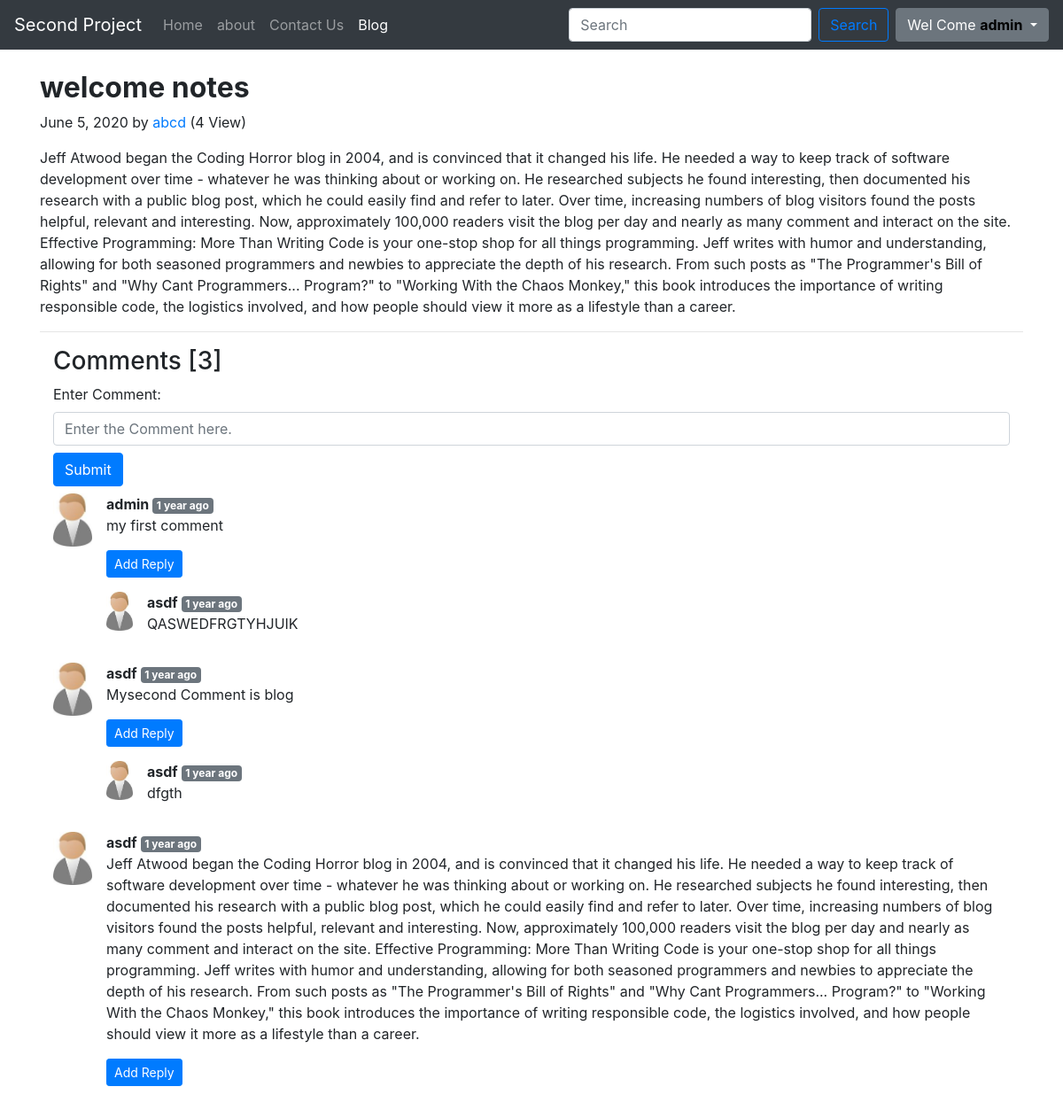
Page /blog/first-blog/ (signed in) on the committed database.
### blog/models.py (models this page shows, shortened)
class Blog(models.Model):
	post_id = models.AutoField(primary_key=True)
	autore_name= models.CharField(max_length=100)
	title = models.CharField(max_length=250)
	desc = RichTextUploadingField()
	views = models.IntegerField(default=0)
	slug = models.CharField(max_length = 130)
	pub_date = models.DateField(blank=True)

class BlogComment(models.Model):
	sr_no= models.AutoField(primary_key = True)
	comment= models.TextField()
	user=models.ForeignKey(User,on_delete=models.CASCADE)
	post=models.ForeignKey(Blog,on_delete=models.CASCADE)
	parent = models.ForeignKey('self' , on_delete=models.CASCADE,null=True)
	timestamp=models.DateTimeField(default=now)
	def __str__(self):
		return self.comment[:10]

### blog/views.py (the view, shortened to what this page needs)
# urls.py: path('<str:slug>/', views.blogpost,name='BlogPost'),
def blogpost(request,slug):
	if request.session.has_key('username'):
		post = Blog.objects.filter(slug=slug).first()
		post.views = post.views + 1
		post.save()
		comment = BlogComment.objects.filter(post=post,parent=None)
		reply_comment = BlogComment.objects.filter(post=post).exclude(parent=None)
		replyDict = {}
		for reply in reply_comment:
			if reply.parent.sr_no not in replyDict.keys():
				replyDict[reply.parent.sr_no] =[reply]
			else:
				replyDict[reply.parent.sr_no].append(reply)
		print(replyDict)
		context = { "post" :post , "comments" : comment ,"reply_comment":replyDict, 'udata' : request.session['username']}
		return render(request , "blog/blogpost.html", context)

### blog/templatetags/extras.py (called while the page is built)
@register.filter(name='get_val')
def get_val(dict , key):
	return dict.get(key)

### templates/blog/blogpost.html (shortened to what this page needs)
{% extends 'Home/header.html' %}
{% block blogactive %} active {% endblock blogactive %}
{% load static %}
{% load humanize %}
{% load extras %}
{% block body%}
 <div class="container my-4">
 	<div class="blog-post">
        <h2 class="blog-post-title"><strong>{{ post.title }}</strong></h2>
        <p class="blog-post-meta">{{ post.pub_date }} by <a href="#">{{ post.autore_name }}</a> (<span>{{post.views}} View</span>)</p>
        <p> {{ post.desc|safe }} </p>
      </div>
      <hr>
      <div class="container">
      <h3>Comments [{{ comments|length }}]</h3>
      {% if udata %}
      	<form action="/blog/postComment" method="post"> {% csrf_token %}
      		<label for="inputPassword5">Enter Comment:</label>
			<input type="text" id="comment" name="comment" class="form-control mb-2" placeholder="Enter the Comment here.">
      		<button type="submit" class="btn btn-primary">Submit</button>
      	</form>
      {% else %}
      		<div class="container">
      			<strong>If You Want to Add Comment This Post,First Login Then Comment..</strong>
      		</div>
      		<hr>
      {% endif %}
      	{% for comment in comments %}
      		<div class="media my-2">
			  <img src="/static/img/person.jpg" class="mr-3"  style="width: 44px" alt="noimage">
			  <div class="media-body">
			  	<div class="mt-0" > <strong>{{comment.user}} </strong><span class="badge badge-secondary"> {{ comment.timestamp | naturaltime }}</span></div>
			    <p &nbsp;> {{comment.comment}}</p>
			    <div class="replay mx-0">
			    	{% if udata %}
			    	<p>
			  <button class="btn btn-primary btn-sm" type="button" data-toggle="collapse" data-target="#replybox{{comment.sr_no}}" aria-expanded="false" aria-controls="replybox{{comment.sr_no}}">
    Add Reply
  </button>
</p>
{% else %}
<p>
			  <button class="btn btn-primary btn-sm" type="button" data-toggle="collapse" data-target="#replybox{{comment.sr_no}}" aria-expanded="false" aria-controls="replybox{{comment.sr_no}}" disabled="">
    Login For Reply
  </button></p>
{% endif %}
{% for r_comment in reply_comment|get_val:comment.sr_no %}
<div class="row mx-0 my-2">
	<img src="/static/img/person.jpg" class="mr-3"  style="width: 30px;height: 44px;" alt="noimage">
			  <div class="media-body">
			  	<div class="mt-0" > <strong>{{r_comment.user}} </strong><span class="badge badge-secondary"> {{ r_comment.timestamp | naturaltime }}</span></div>
			    <p &nbsp;> {{r_comment.comment}}</p>
</div>
			    </div>
			    {% endfor %}
			  </div>
			</div>
      </div>
      	{% endfor %}
 </div>
{% endblock%}

### templates/home/header.html (shortened to what this page needs)
<!doctype html>
<html lang="en">
<head>
    <link rel="stylesheet" href="https://stackpath.bootstrapcdn.com/bootstrap/4.2.1/css/bootstrap.min.css">
</head>
<body>
    <nav class="navbar navbar-expand-lg navbar-dark bg-dark">
        <a class="navbar-brand" href="">Second Project</a>
        <div class="collapse navbar-collapse" id="navbarSupportedContent">
            <ul class="navbar-nav mr-auto">
                <li class="nav-item  {% block homeactive %} {% endblock homeactive %}">
                    <a class="nav-link" href="/">Home <span class="sr-only">(current)</span></a>
                </li>
                <li class="nav-item {% block aboutactive %} {% endblock aboutactive %} ">
                    <a class="nav-link" href="/about">about</a>
                </li>
                <li class="nav-item {% block contactactive %} {% endblock contactactive %} ">
                    <a class="nav-link" href="/contact">Contact Us</a>
                </li>
                <li class="nav-item {% block blogactive %} {% endblock blogactive %} ">
                    <a class="nav-link" href="/blog">Blog</a>
                </li>
            </ul>
            <form class="form-inline my-2 my-lg-0" method="get" action="/search">
                <input class="form-control mr-sm-2" type="search" placeholder="Search" aria-label="Search" id="search" name="search">
                <button class="btn btn-outline-primary my-2 mr-2 my-sm-0" type="submit">Search</button>
            </form>
             {% if udata %}
                <ul class="navbar-nav ">
                    <li class="nav-item dropdown">
                        <button class="btn btn-secondary dropdown-toggle" type="button" id="dropdownMenu2" data-toggle="dropdown" aria-haspopup="true" aria-expanded="false">
    Wel Come <b style="color: #000"> {{ udata }}</b>
  </button>
                    </li>
                </ul>
{% endif %}
        </div>
    </nav>
    {% block body%} {% endblock%}
</body>
</html>

### rows in the picture
Blog: title "welcome notes", pub_date "June 5, 2020", autore_name "abcd", views "4", desc "Jeff Atwood began the Coding Horror blog in 2004, and is convinced that it changed his life. He needed a way to keep track of software development over time - whatever he was thinking about or working on. He researched subjects he found interesting, then documented his research with a public blog post, which he could easily find and refer to later. Over time, increasing numbers of blog visitors found the posts helpful, relevant and interesting. Now, approximately 100,000 readers visit the blog per day and nearly as many comment and interact on the site. Effective Programming: More Than Writing Code is your one-stop shop for all things programming. Jeff writes with humor and understanding,…"
BlogComment: user "admin", timestamp "1 year ago", comment "my first comment"
BlogComment: user "asdf", timestamp "1 year ago", comment "QASWEDFRGTYHJUIK"
BlogComment: user "asdf", timestamp "1 year ago", comment "Mysecond Comment is blog"
BlogComment: user "asdf", timestamp "1 year ago", comment "dfgth"
BlogComment: user "asdf", timestamp "1 year ago", comment "Jeff Atwood began the Coding Horror blog in 2004, and is convinced that it changed his life. He needed a way to keep track of software development over time - whatever he was thinking about or working on. He researched subjects he found interesting, then documented his research with a public blog post, which he could easily find and refer to later. Over time, increasing numbers of blog visitors found the posts helpful, relevant and interesting. Now, approximately 100,000 readers visit the blog per day and nearly as many comment and interact on the site. Effective Programming: More Than Writing Code is your one-stop shop for all things programming. Jeff writes with humor and understanding,…"

### other values in the picture
{{ udata }} "admin"
{{ comments|length }} "3"
